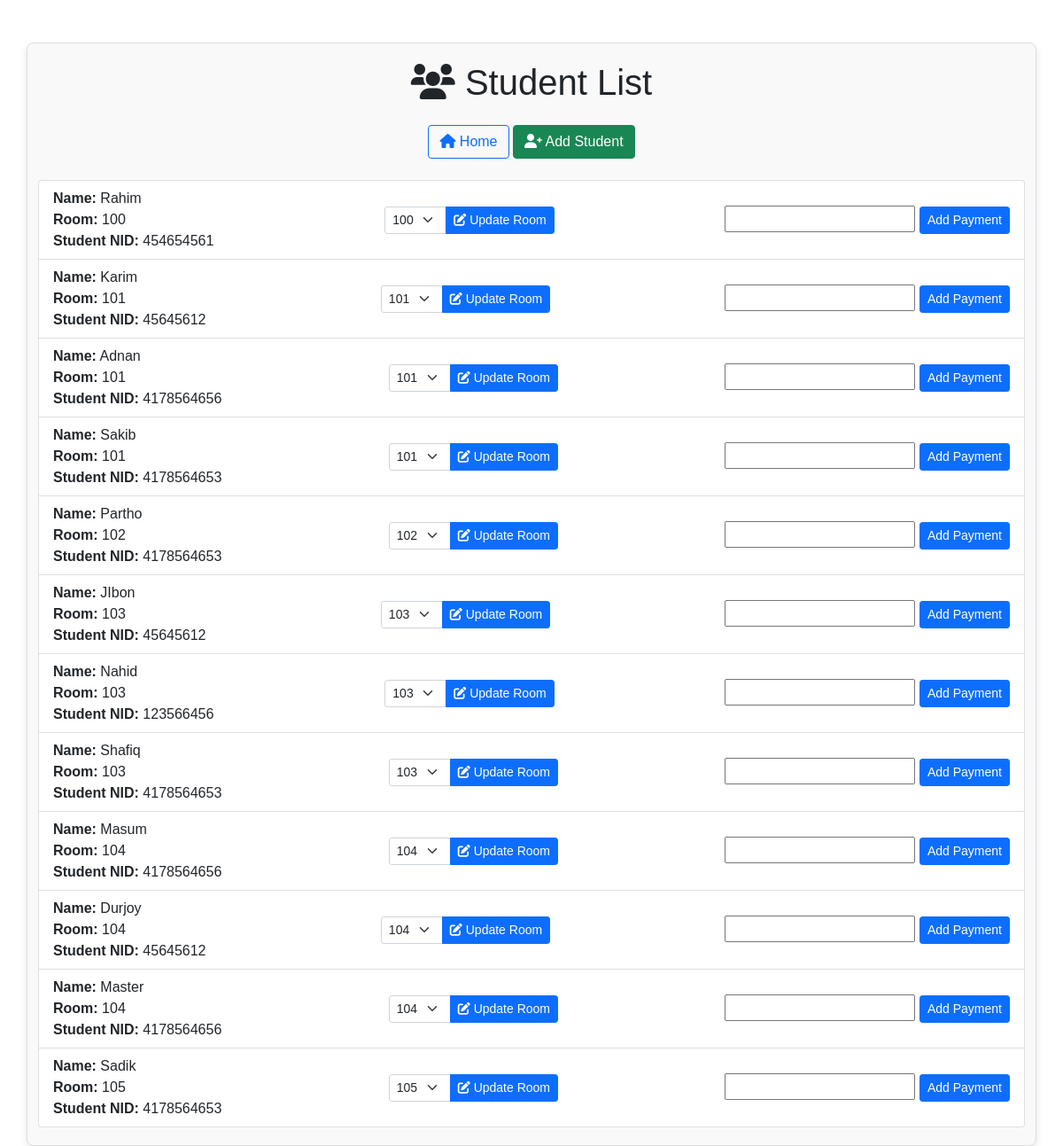
The app's page /students/ (signed in) with its own data.
### hostel/models.py (models this page shows, shortened)
class Student(models.Model):
    name = models.CharField(max_length=100)
    email = models.EmailField(unique=True)
    contact_number = models.CharField(max_length=15)
    nid = models.CharField(max_length=15)
    room = models.ForeignKey(Room, on_delete=models.SET_NULL, null=True)

class Room (models.Model):
    room_number = models.CharField(max_length=10, unique=True)
    capacity = models.IntegerField()
    occupied_beds = models.IntegerField(default=0)

### hostel/views.py (the view, shortened to what this page needs)
# urls.py: path('students/', StudentListView.as_view(), name='student_list'),
@method_decorator(login_required, name='dispatch')
class StudentListView(ListView):
    model = Student
    template_name = 'hostel/student_list.html'
    context_object_name = 'students'
    form_class = EditRoomForm
    def get_context_data(self, **kwargs):
        if not hasattr(self, 'object_list'):
            self.object_list = self.get_queryset()
        context = super().get_context_data(**kwargs)
        context['form'] = self.form_class()
        context['PaymentForm'] = PaymentForm()
        return context

### hostel/forms.py
class EditRoomForm(forms.ModelForm):
    class Meta:
        model = Student
        fields = ['room']
        widgets = {
            'room': forms.Select(attrs={'class': 'form-control'}),
        }

class PaymentForm(forms.ModelForm):
    overdue_amount = forms.DecimalField(
        required=False,
        widget=forms.TextInput(attrs={'readonly': 'readonly', 'class': 'form-control'}),
        label="Overdue Amount (Read-only)"
    )
    class Meta:
        model = Payment
        fields = ['student',  # 'room',
                  'amount', 'currency', 'payment_date', 'status', 'due_date', 'reference','overdue_amount']
        widgets = {
            'amount': forms.NumberInput(attrs={'step': '0.01'}),
            'due_date': forms.DateInput(attrs={'type': 'date'}),
            'payment_date': forms.DateInput(attrs={'type': 'date'}),
        }
    def __init__(self, *args, **kwargs):
        student_id = kwargs.pop('student_id', None)  # Get the selected student from the view
        super().__init__(*args, **kwargs)
        self.fields['student'].widget.attrs.update({
            'onchange': "location.href='?student=' + this.value;",
        })
        if student_id:
            self.fields['student'].initial = student_id

### hostel/templates/hostel/student_list.html (shortened to what this page needs)
<!DOCTYPE html>
<html lang="en">
  <head>
    {% load static %}
    <link rel="stylesheet" href="{% static 'hostel/css/style.css' %}" />
    <link href="https://cdn.jsdelivr.net/npm/bootstrap@5.1.3/dist/css/bootstrap.min.css" rel="stylesheet" />
    <link rel="stylesheet" href="https://cdnjs.cloudflare.com/ajax/libs/font-awesome/6.0.0-beta3/css/all.min.css" />
  </head>
  <body>
    <div class="container mt-5">
      <h1 class="text-center mb-4"><i class="fas fa-users"></i> Student List</h1>
      <div class="mb-4 text-center">
        <a href="{% url 'home' %}" class="btn btn-outline-primary">
          <i class="fas fa-home"></i> Home
        </a>
        <a href="{% url 'student_add' %}" class="btn btn-success">
          <i class="fas fa-user-plus"></i> Add Student
        </a>
      </div>
      <ul class="list-group">
        {% for student in students %}
          <li class="list-group-item d-flex justify-content-between align-items-center">
            <div>
              <strong>Name:</strong> {{ student.name }}<br />
              <strong>Room:</strong> {{ student.room.room_number }}<br />
              <strong>Student NID:</strong> {{ student.nid }}
            </div>
            <form method="post" action="" class="d-inline">
              <div class="input-group">
                <select name="room" class="form-select form-select-sm">
                  {% for room in form.fields.room.queryset %}
                  <option value="{{ room.id }}" {% if student.room and student.room.id == room.id %}selected{% endif %}>
                      {{ room.room_number }}
                    </option>
                  {% endfor %}
                </select>
                <button type="submit" class="btn btn-primary btn-sm">
                  <i class="fas fa-edit"></i> Update Room
                </button>
              </div>
            </form>
                <form method="post" action="" class="d-inline">
                  {{ PaymentForm.amount }}
                  <button type="submit" class="btn btn-primary btn-sm">Add Payment</button>
                </form>
          </li>
        {% endfor %}
      </ul>
    </div>
  </body>
</html>

### hostel/static/hostel/css/style.css (style rules this page uses)
body { font-family: Arial, sans-serif; margin: 0; padding: 0; background-color: #f5f5f5; }
.container { max-width: 800px; margin: 0 auto; padding: 20px; font-family: Arial, sans-serif; background-color: #f9f9f9; border: 1px solid #ddd; border-radius: 8px; box-shadow: 0 4px 8px rgba(0, 0, 0, 0.1); }

### records on screen
Student: name "Rahim", room.room_number "100", nid "454654561", room "100"
Student: name "Karim", room.room_number "101", nid "45645612", room "101"
Student: name "Adnan", room.room_number "101", nid "4178564656", room "101"
Student: name "Sakib", room.room_number "101", nid "4178564653", room "101"
Student: name "Partho", room.room_number "102", nid "4178564653", room "102"
Student: name "JIbon", room.room_number "103", nid "45645612", room "103"
Student: name "Nahid", room.room_number "103", nid "123566456", room "103"
Student: name "Shafiq", room.room_number "103", nid "4178564653", room "103"
Student: name "Masum", room.room_number "104", nid "4178564656", room "104"
Student: name "Durjoy", room.room_number "104", nid "45645612", room "104"
Student: name "Master", room.room_number "104", nid "4178564656", room "104"
Student: name "Sadik", room.room_number "105", nid "4178564653", room "105"
